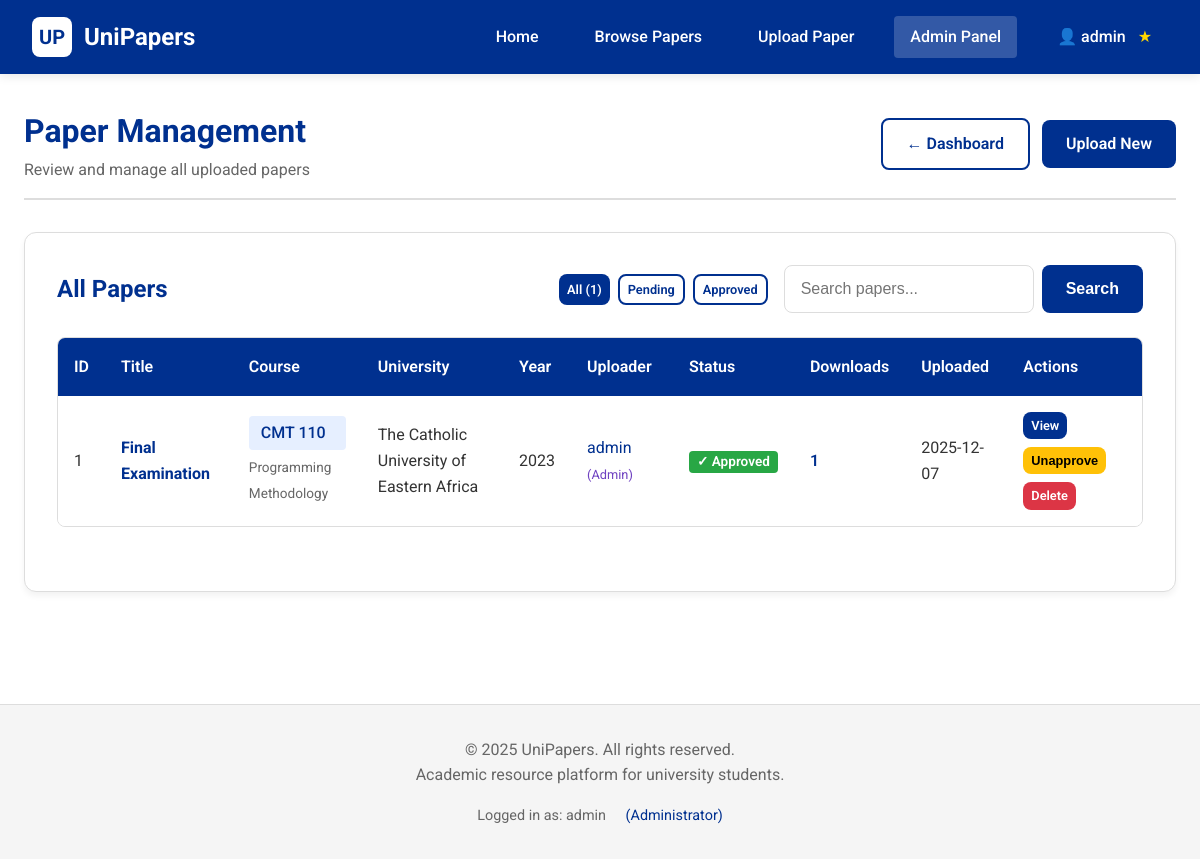
/admin/papers (signed in), run on the app's committed database.
### app.py (models this page shows, shortened)
class User(UserMixin, db.Model):
    id = db.Column(db.Integer, primary_key=True)
    username = db.Column(db.String(80), unique=True, nullable=False)
    email = db.Column(db.String(120), unique=True, nullable=False)
    password_hash = db.Column(db.String(200), nullable=False)
    is_admin = db.Column(db.Boolean, default=False)
    is_active = db.Column(db.Boolean, default=True)
    created_at = db.Column(db.DateTime, default=datetime.utcnow)
    last_login = db.Column(db.DateTime)

class PastPaper(db.Model):
    id = db.Column(db.Integer, primary_key=True)
    title = db.Column(db.String(200), nullable=False)
    course_code = db.Column(db.String(20), nullable=False)
    course_name = db.Column(db.String(200), nullable=False)
    university = db.Column(db.String(200), nullable=False)
    year = db.Column(db.Integer, nullable=False)
    semester = db.Column(db.String(20))
    filename = db.Column(db.String(300), nullable=False)
    uploader_id = db.Column(db.Integer, db.ForeignKey('user.id'), nullable=False)
    upload_date = db.Column(db.DateTime, default=datetime.utcnow)
    is_approved = db.Column(db.Boolean, default=False)
    downloads = db.Column(db.Integer, default=0)
    rejection_reason = db.Column(db.Text)
    uploader = db.relationship('User', backref=db.backref('papers', lazy=True))

### app.py (the view, shortened to what this page needs)
@app.route('/admin/papers')
@login_required
@admin_required
def admin_papers():
    page = request.args.get('page', 1, type=int)
    per_page = 20
    status_filter = request.args.get('status', 'all')
    search_query = request.args.get('q', '')
    query = PastPaper.query
    if status_filter == 'approved':
        query = query.filter_by(is_approved=True)
    elif status_filter == 'pending':
        query = query.filter_by(is_approved=False)
    papers = query.order_by(PastPaper.upload_date.desc())\
                 .paginate(page=page, per_page=per_page, error_out=False)
    return render_template('admin_papers.html', papers=papers,
                          status_filter=status_filter, search_query=search_query)

### app.py (called while the page is built)
@login_manager.user_loader
def load_user(user_id):
    return User.query.get(int(user_id))

def admin_required(f):
    from functools import wraps
    @wraps(f)
    def decorated_function(*args, **kwargs):
        if not current_user.is_authenticated or not current_user.is_admin:
            flash('Admin access required', 'error')
            return redirect(url_for('home'))
        return f(*args, **kwargs)
    return decorated_function

@app.context_processor
def inject_pending_count():
    if current_user.is_authenticated and current_user.is_admin:
        pending_count = PastPaper.query.filter_by(is_approved=False).count()
        return dict(pending_count=pending_count)
    return dict(pending_count=0)

### templates/admin_papers.html (shortened to what this page needs)
{% extends "base.html" %}
{% block content %}
<div class="admin-header" style="margin-bottom: 2rem;">
    <div style="display: flex; justify-content: space-between; align-items: center;">
        <div>
            <h1 style="color: var(--air-force-blue);">Paper Management</h1>
            <p style="color: var(--medium-gray);">Review and manage all uploaded papers</p>
        </div>
        <div>
            <a href="/admin/dashboard" class="btn btn-secondary">← Dashboard</a>
            <a href="/upload" class="btn btn-primary" style="margin-left: 0.5rem;">Upload New</a>
        </div>
    </div>
</div>
<div class="card" style="margin-bottom: 2rem;">
    <div style="display: flex; justify-content: space-between; align-items: center; margin-bottom: 1.5rem;">
        <h2 style="color: var(--air-force-blue); margin: 0;">All Papers</h2>
        <div style="display: flex; gap: 1rem; align-items: center;">
            <div style="display: flex; gap: 0.5rem;">
                <a href="/admin/papers?status=all"
                   class="btn btn-sm {% if status_filter == 'all' %}btn-primary{% else %}btn-secondary{% endif %}">
                    All ({{ papers.total }})
                </a>
                <a href="/admin/papers?status=pending"
                   class="btn btn-sm {% if status_filter == 'pending' %}btn-primary{% else %}btn-secondary{% endif %}">
                    Pending
                </a>
                <a href="/admin/papers?status=approved"
                   class="btn btn-sm {% if status_filter == 'approved' %}btn-primary{% else %}btn-secondary{% endif %}">
                    Approved
                </a>
            </div>
            <form method="GET" action="/admin/papers" style="display: flex; gap: 0.5rem;">
                <input type="text" name="q" value="{{ search_query }}" class="form-control" placeholder="Search papers..." style="width: 250px;">
                <button type="submit" class="btn btn-primary">Search</button>
            </form>
        </div>
    </div>
    <div class="table-container">
        <table>
            <thead>
                <tr>
                    <th>ID</th>
                    <th>Title</th>
                    <th>Course</th>
                    <th>University</th>
                    <th>Year</th>
                    <th>Uploader</th>
                    <th>Status</th>
                    <th>Downloads</th>
                    <th>Uploaded</th>
                    <th>Actions</th>
                </tr>
            </thead>
            <tbody>
                {% for paper in papers.items %}
                    <tr style="{% if not paper.is_approved %}background-color: #fff3cd;{% endif %}">
                        <td>{{ paper.id }}</td>
                        <td>
                            <strong style="color: var(--air-force-blue);">{{ paper.title }}</strong>
                        </td>
                        <td>
                            <span class="paper-code" style="display: block; margin-bottom: 0.25rem;">{{ paper.course_code }}</span>
                            <span style="font-size: 0.85rem; color: var(--medium-gray);">{{ paper.course_name }}</span>
                        </td>
                        <td>{{ paper.university }}</td>
                        <td>{{ paper.year }}</td>
                        <td>
                            <span style="color: var(--air-force-blue);">{{ paper.uploader.username }}</span>
                            {% if paper.uploader.is_admin %}<span style="color: #6f42c1; font-size: 0.8rem;"> (Admin)</span>{% endif %}
                        </td>
                        <td>
                            {% if paper.is_approved %}
                                <span class="badge" style="background-color: #28a745; color: white; padding: 0.25rem 0.5rem; border-radius: 4px; font-size: 0.85rem;">
                                    ✓ Approved
                                </span>
                            {% else %}
                                <span class="badge" style="background-color: #ffc107; color: black; padding: 0.25rem 0.5rem; border-radius: 4px; font-size: 0.85rem;">
                                    ⏳ Pending
                                </span>
                            {% endif %}
                        </td>
                        <td>
                            <span style="color: var(--air-force-blue); font-weight: 600;">{{ paper.downloads }}</span>
                        </td>
                        <td>{{ paper.upload_date.strftime('%Y-%m-%d') }}</td>
                        <td>
                            <div style="display: flex; gap: 0.5rem; flex-wrap: wrap;">
                                <a href="/static/uploads/{{ paper.filename }}" target="_blank"
                                   class="btn btn-sm btn-primary" style="padding: 0.25rem 0.5rem; font-size: 0.8rem;">
                                    View
                                </a>
                                {% if not paper.is_approved %}
                                    <form method="POST" action="/admin/papers/approve/{{ paper.id }}" style="display: inline;">
                                        <button type="submit" class="btn btn-sm btn-success" style="padding: 0.25rem 0.5rem; font-size: 0.8rem;">
                                            Approve
                                        </button>
                                    </form>
                                    <button onclick="showRejectModal({{ paper.id }})"
                                            class="btn btn-sm btn-warning" style="padding: 0.25rem 0.5rem; font-size: 0.8rem;">
                                        Reject
                                    </button>
                                {% else %}
                                    <form method="POST" action="/admin/papers/reject/{{ paper.id }}" style="display: inline;">
                                        <button type="submit" class="btn btn-sm btn-warning" style="padding: 0.25rem 0.5rem; font-size: 0.8rem;">
                                            Unapprove
                                        </button>
                                    </form>
                                {% endif %}
                                <a href="/admin/papers/delete/{{ paper.id }}"
                                   class="btn btn-sm btn-danger" style="padding: 0.25rem 0.5rem; font-size: 0.8rem;"
                                   onclick="return confirm('Are you sure you want to delete this paper? This action cannot be undone.')">
                                    Delete
                                </a>
                            </div>
                        </td>
                    </tr>
                {% else %}
                    <tr>
                        <td colspan="10" style="text-align: center; padding: 2rem; color: var(--medium-gray);">
                            No papers found.
                        </td>
                    </tr>
                {% endfor %}
            </tbody>
        </table>
    </div>
</div>
{% endblock %}

### templates/base.html (shortened to what this page needs)
<!DOCTYPE html>
<html lang="en">
<head>
    <link rel="stylesheet" href="{{ url_for('static', filename='css/style.css') }}">
</head>
<body>
    <nav class="navbar">
        <div class="logo">
            <div class="logo-icon">UP</div>
            <a href="/" class="logo-text">UniPapers</a>
        </div>
        <div class="nav-links">
            <a href="/" class="nav-link">Home</a>
            <a href="/browse" class="nav-link">Browse Papers</a>
            {% if current_user.is_authenticated %}
                <a href="/upload" class="nav-link">Upload Paper</a>
                {% if current_user.is_admin %}
                    <div class="dropdown">
                        <a href="/admin/dashboard" class="nav-link dropdown-toggle">
                            Admin Panel
                        </a>
                    </div>
                {% endif %}
                <div class="dropdown">
                    <a href="#" class="nav-link dropdown-toggle">
                        👤 {{ current_user.username }}
                        {% if current_user.is_admin %}
                            <span style="color: #ffd700; margin-left: 0.25rem;">★</span>
                        {% endif %}
                    </a>
                </div>
            {% else %}
                <a href="/login" class="nav-link">Login</a>
                <a href="/register" class="nav-link">Register</a>
            {% endif %}
        </div>
    </nav>
    <div class="main-content">
        {% block content %}{% endblock %}
    </div>
    <footer class="footer">
        <div class="footer-content">
            <p>&copy; 2025 UniPapers. All rights reserved.</p>
            <p>Academic resource platform for university students.</p>
            <div style="margin-top: 1rem; font-size: 0.9rem; color: var(--medium-gray);">
                {% if current_user.is_authenticated %}
                    <span>Logged in as: {{ current_user.username }}</span>
                    {% if current_user.is_admin %}
                        <span style="margin-left: 1rem; color: var(--air-force-blue);">(Administrator)</span>
                    {% endif %}
                {% else %}
                    <span>You are not logged in</span>
                {% endif %}
            </div>
        </div>
    </footer>
</body>
</html>

### static/css/style.css (style rules this page uses)
* { margin: 0; padding: 0; box-sizing: border-box; }
:root { --primary-white: #ffffff; --air-force-blue: #00308F; --light-blue: #e6efff; --dark-gray: #333333; --medium-gray: #666666; --light-gray: #f5f5f5; --border-gray: #dddddd; --success-green: #28a745; --error-red: #dc3545; --warning-yellow: #ffc107; --info-blue: #17a2b8; --purple: #6f42c1; }
body { font-family: 'Roboto', 'Arial', sans-serif; line-height: 1.6; color: var(--dark-gray); background-color: var(--primary-white); min-height: 100vh; display: flex; flex-direction: column; }
.navbar { background-color: var(--air-force-blue); padding: 1rem 2rem; display: flex; justify-content: space-between; align-items: center; box-shadow: 0 2px 10px rgba(0, 0, 0, 0.1); position: sticky; top: 0; z-index: 1000; }
.logo { display: flex; align-items: center; gap: 0.75rem; }
.logo-icon { width: 40px; height: 40px; background-color: var(--primary-white); border-radius: 8px; display: flex; align-items: center; justify-content: center; color: var(--air-force-blue); font-weight: bold; font-size: 20px; }
.logo-text { font-size: 1.5rem; font-weight: 700; color: var(--primary-white); text-decoration: none; }
.nav-links { display: flex; gap: 1.5rem; align-items: center; }
.nav-link { color: var(--primary-white); text-decoration: none; font-weight: 500; padding: 0.5rem 1rem; border-radius: 4px; transition: background-color 0.3s ease, transform 0.2s ease; position: relative; display: flex; align-items: center; gap: 0.5rem; }
.nav-link.active { background-color: rgba(255, 255, 255, 0.2); }
.dropdown { position: relative; display: inline-block; }
.dropdown-toggle { cursor: pointer; display: flex; align-items: center; gap: 0.5rem; }
.badge { display: inline-block; padding: 0.25rem 0.5rem; border-radius: 4px; font-size: 0.85rem; font-weight: 600; line-height: 1; text-align: center; white-space: nowrap; }
.main-content { flex: 1; max-width: 1400px; margin: 2rem auto; padding: 0 1.5rem; width: 100%; }
.btn { display: inline-flex; align-items: center; justify-content: center; gap: 0.5rem; padding: 0.75rem 1.5rem; border-radius: 8px; text-decoration: none; font-weight: 600; font-size: 1rem; cursor: pointer; border: none; transition: all 0.3s ease; text-align: center; line-height: 1.5; }
.btn-primary { background-color: var(--air-force-blue); color: var(--primary-white); }
.btn-secondary { background-color: transparent; color: var(--air-force-blue); border: 2px solid var(--air-force-blue); }
.btn-danger { background-color: var(--error-red); color: var(--primary-white); }
.btn-warning { background-color: var(--warning-yellow); color: #000; }
.btn-sm { padding: 0.25rem 0.5rem; font-size: 0.8rem; }
.card { background: var(--primary-white); border-radius: 12px; padding: 2rem; box-shadow: 0 4px 6px rgba(0, 0, 0, 0.05); border: 1px solid var(--border-gray); transition: transform 0.3s ease, box-shadow 0.3s ease; }
.paper-code { background-color: var(--light-blue); color: var(--air-force-blue); padding: 0.25rem 0.75rem; border-radius: 4px; font-weight: 500; }
.form-control { width: 100%; padding: 0.75rem 1rem; border: 1px solid var(--border-gray); border-radius: 8px; font-size: 1rem; transition: border-color 0.3s ease, box-shadow 0.3s ease; background-color: var(--primary-white); }
.footer { background-color: var(--light-gray); padding: 2rem; text-align: center; margin-top: 3rem; border-top: 1px solid var(--border-gray); }
.footer-content { max-width: 1200px; margin: 0 auto; color: var(--medium-gray); }
.table-container { overflow-x: auto; margin-bottom: 2rem; border-radius: 8px; border: 1px solid var(--border-gray); }
table { width: 100%; border-collapse: collapse; background-color: var(--primary-white); }
th { background-color: var(--air-force-blue); color: var(--primary-white); padding: 1rem; text-align: left; font-weight: 600; white-space: nowrap; }
td { padding: 1rem; border-bottom: 1px solid var(--border-gray); vertical-align: middle; }
tr:last-child td { border-bottom: none; }
.admin-header { margin-bottom: 2rem; padding-bottom: 1rem; border-bottom: 2px solid var(--border-gray); }

### templates/base.html (style rules this page uses)
.dropdown { position: relative; display: inline-block; }
.dropdown-toggle { cursor: pointer; }

### data on the page
User: username "admin"
PastPaper: id "1", title "Final Examination", course_code "CMT 110", course_name "Programming Methodology", university "The Catholic University of Eastern Africa", year "2023", uploader.username "admin", is_approved "✓ Approved", downloads "1", upload_date "2025-12-07"

### other printed values
{{ papers.total }} "1"
